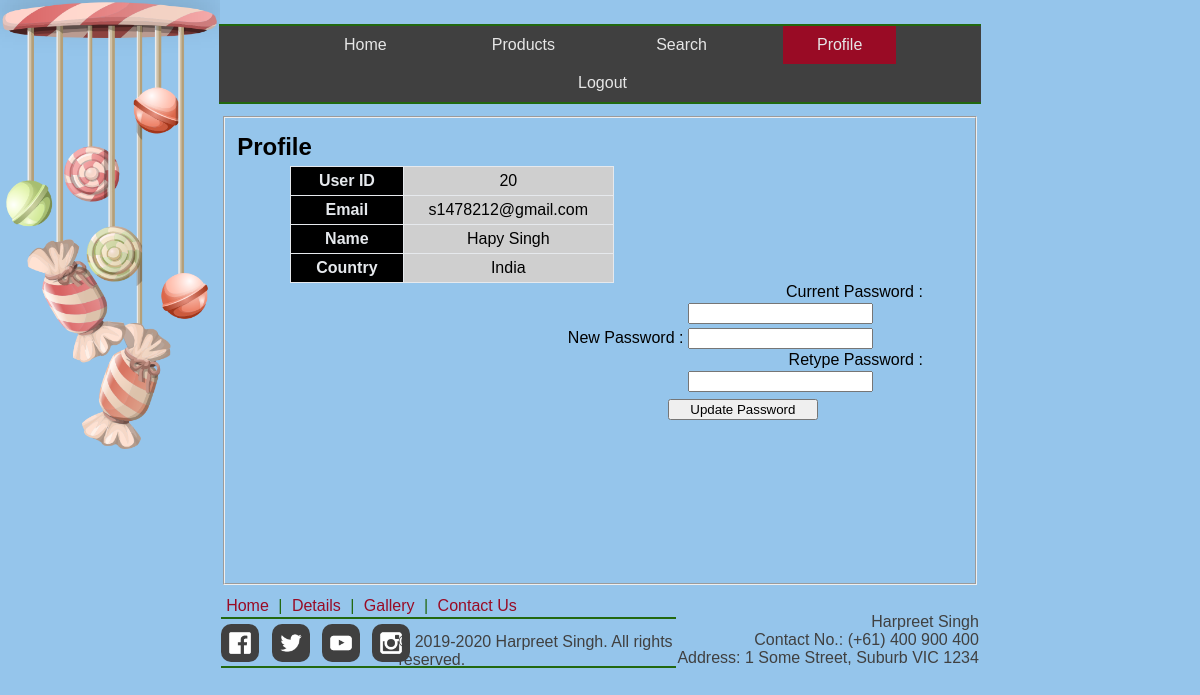
The app's page /profile.php (signed in) with its own data.
### tables this page shows
CREATE TABLE `accounts` (
  `userId` int(10) NOT NULL,
  `email` varchar(255) NOT NULL,
  `password` varchar(255) NOT NULL,
  `firstName` text NOT NULL,
  `lastName` text NOT NULL,
  `country` text NOT NULL
);

### profile.php (the view, shortened to what this page needs)
<?php
require_once('common/sql-connect.php');
?>
<!DOCTYPE html>
<html lang="en" dir="ltr" content="width=device-width, initial-scale=1">
<head>
</head>
<body>
<?php
include "common/header.php";
?>
<form class="outerForm" action="profile.php" method="post">
    <fieldset>
        <div class="divFirst">
            <h2 style="margin:10px 0 5px 0;">Profile</h2>
            <?php
            if (isset($_SESSION['user-name']) && isset($_COOKIE['candiesUser'])) {
                $user = $_SESSION['user-name'];
                $query = "SELECT * FROM accounts WHERE email = '$user'";
                $dbAdapter = mysqli_query($dbConnect, $query);
                $profileData = mysqli_fetch_assoc($dbAdapter);
                if ($profileData) {
                    echo '<div style="float:left; width:350px; margin-left:40px;">';
                    echo "<table>";
                    echo "<tr> <th> User ID </th>";
                    echo "<td>" . $profileData['userId'] . "</td> </tr>";
                    echo "<tr> <th> Email </th>";
                    echo "<td>" . $profileData['email'] . "</td> </tr>";
                    echo "<tr> <th> Name </th>";
                    echo "<td>" . $profileData['firstName'] . " " . $profileData['lastName'] . "</td> </tr>";
                    echo "<tr> <th> Country </th>";
                    echo "<td>" . $profileData['country'] . "</td> </tr>";
                    echo "</table>";
                    echo '</div>';
                    echo '<div class="updateEnclosure">';
                    echo '<div class="updateInputBox" style="text-align:right;">';
                    echo '<label for="currentPass">Current Password : </label> <input type="password" name="currentPass" value=""></br>';
                    echo '<label for="newPass">New Password : </label> <input type="password" name="newPass" value=""></br>';
                    echo '<label for="retypePass">Retype Password : </label> <input type="password" name="retypePass" value=""></br>';
                    echo '</div>';
                    echo '<div class="updateBtnBox" style="text-align:center; margin:5px auto;">';
                    echo '<input style="" type="submit" class="updateButton" name="updateButton" value="Update Password">';
                    echo '</div>';
                    echo '</div>';
                }
            } else {
                $message = "'>Please Login First.";
            }
            ?>
        </div>
    </fieldset>
</form>
<?php
include "common/footer.php";
?>
</body>
</html>

### records on screen
accounts: userId "20", email "s1478212@gmail.com", firstName "Hapy", lastName "Singh", country "India"
